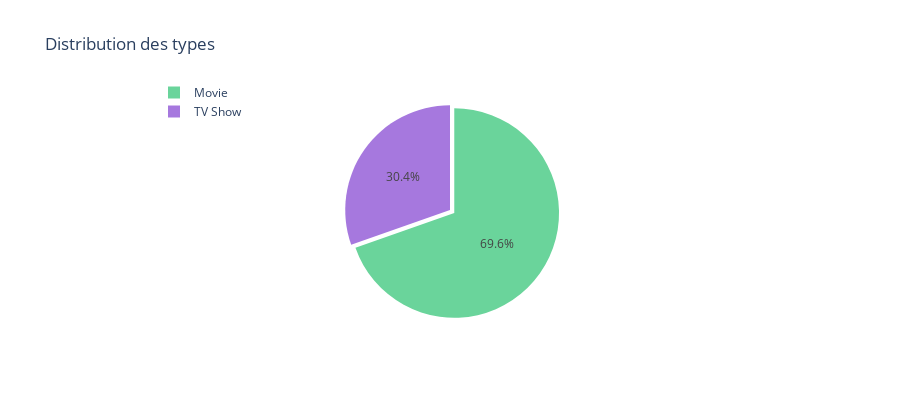

The notebook cell saved with this chart:
### Code cell
iplot(fig)

### Figure 1 — Plotly figure (JSON) as saved in the notebook; plotly's stock layout.template omitted (floating-point values rounded to 4 significant figures)
{"data": [{"labels": ["Movie", "TV Show"], "marker": {"colors": ["#6ad49b", "#a678de"]}, "pull": [0.05, 0], "type": "pie", "values": [6131, 2676]}], "layout": {"height": 400, "legend": {"x": 0.1, "y": 1.1}, "title": {"text": "Distribution des types"}}}
